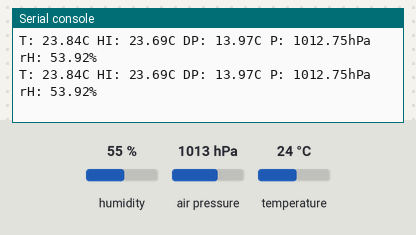
Bench run of a program on a simulated ESP8266 board running MicroPython. Shown: the last lines printed to the serial console. The test bench sets the inputs (shaded band); at power-on: humidity 55 %, air pressure 1013 hPa, temperature 24 °C. Library files of the repository ran but are not shown: bme280.py.

Above: at 1.2 s.
1.3 s: humidity set to 22 %
At 2.6 s:
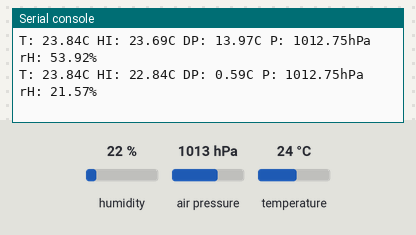
2.8 s: air pressure set to 952 hPa
At 3.8 s:
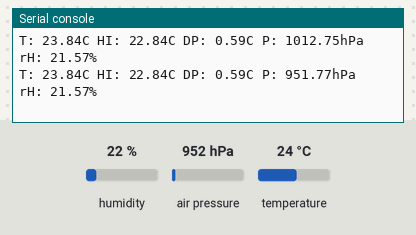
4.3 s: temperature set to 12 °C
At 5.8 s:
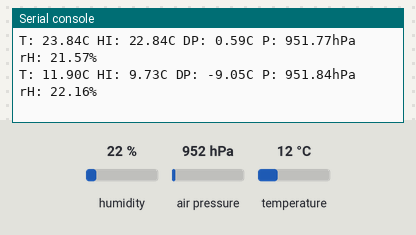
Timing chart, 0 to 7.3 s (numbered marks = the images above; inputs shaded):
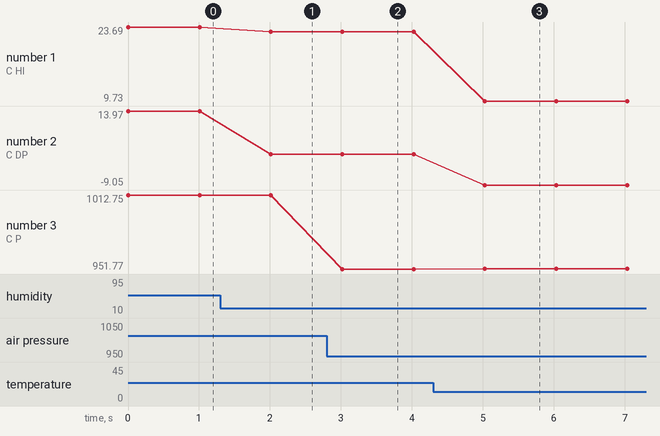

Measured:
- after the input at 1.3 s, the serial console: prints a new line after 0.72 s (image 1)
- after the input at 2.8 s, the serial console: prints a new line after 0.22 s (image 2)
- after the input at 4.3 s, the serial console: prints a new line after 0.73 s (image 3)
- plotted number 1: 23.69 → 22.84 after the input at 1.3 s, 22.84 → 9.73 after the input at 4.3 s
- plotted number 2: 13.97 → 0.59 after the input at 1.3 s, 0.59 → -9.05 after the input at 4.3 s
- plotted number 3: 1012.75 → 951.77 after the input at 2.8 s, 951.77 → 951.84 after the input at 4.3 s

The program:

bme280_test.py
```python
from utime import sleep
from machine import I2C
from machine import Pin

from bme280 import BME280

i2c = I2C(scl=Pin(5), sda=Pin(4))
bme280 = BME280(i2c=i2c)

while True:
    print(bme280.values)
    sleep(1)
```
